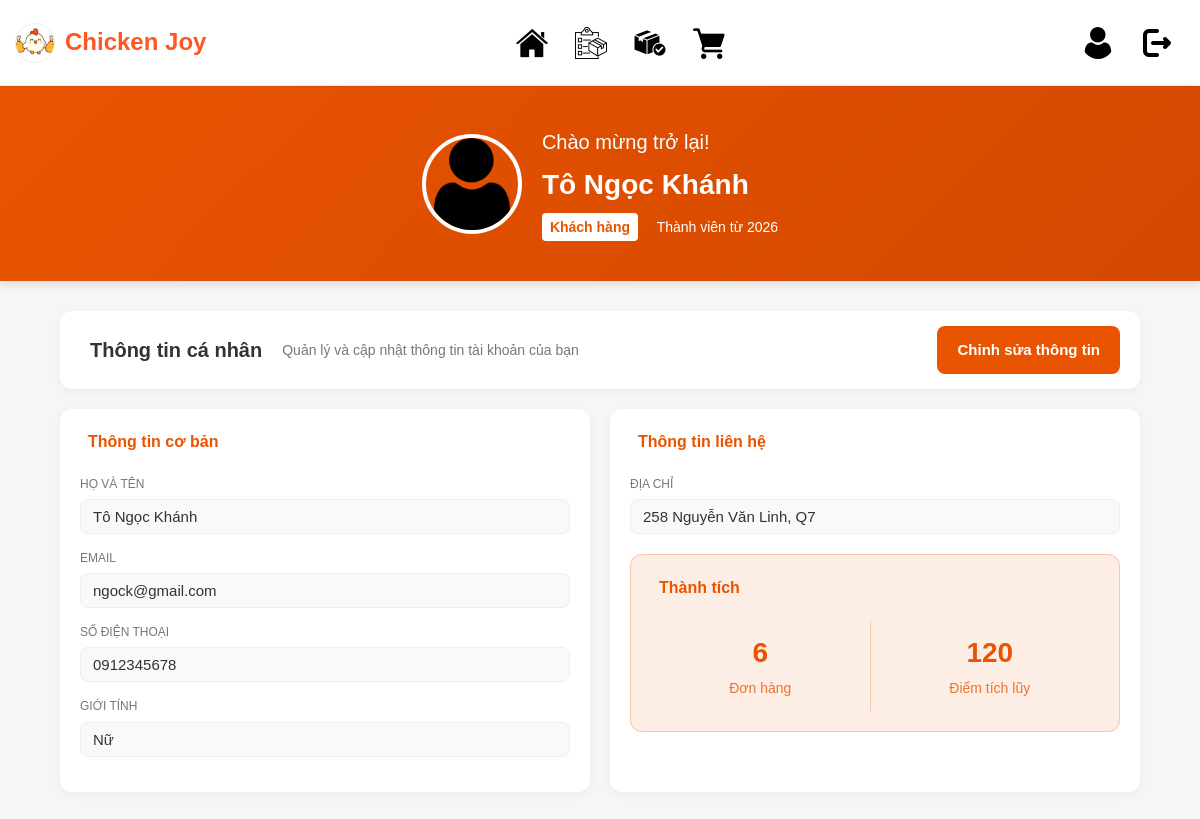
The app's page /pages/Thongtincanhan.php (signed in) with its own data.
### tables this page shows
CREATE TABLE `users` (
  `id` INT(11) NOT NULL AUTO_INCREMENT,
  `fullname` VARCHAR(255) NOT NULL,
  `email` VARCHAR(191) NOT NULL,
  `password` VARCHAR(255) NOT NULL,
  `phone` VARCHAR(15) NOT NULL,
  `gender` ENUM('nam', 'nu', 'khac') DEFAULT 'khac',
  `address` TEXT NOT NULL,
  `role` ENUM('user', 'admin') DEFAULT 'user',
  `points` INT(11) DEFAULT 0,
  `status` ENUM('active', 'locked') DEFAULT 'active',
  `reset_token` VARCHAR(255) DEFAULT NULL,
  `reset_expired` DATETIME DEFAULT NULL,
  `created_at` TIMESTAMP DEFAULT CURRENT_TIMESTAMP,
  `updated_at` TIMESTAMP NULL ON UPDATE CURRENT_TIMESTAMP,
  PRIMARY KEY (`id`),
  UNIQUE KEY `email` (`email`),
  UNIQUE KEY `phone` (`phone`)  
);

### pages/Thongtincanhan.php (the view, shortened to what this page needs)
<?php
include '../config/database.php';
$user_id = $_SESSION['user_id'];
$sql = "SELECT * FROM users WHERE id = '$user_id'";
$result = mysqli_query($conn, $sql);
$user = mysqli_fetch_assoc($result);
$order_count_res = mysqli_query($conn, "SELECT COUNT(*) as total FROM orders WHERE user_id = '$user_id'");
$order_count = mysqli_fetch_assoc($order_count_res)['total'];
$gender_text = "Khác";
if ($user['gender'] == 'nu') $gender_text = "Nữ";
$member_year = date("Y", strtotime($user['created_at']));
?>
<!DOCTYPE html>
<html lang="vi">
<head>
  <link rel="stylesheet" href="../css/Thongtincanhan.css">
</head>
<body>
  <?php include '../includes/header.php'; ?>
  <main class="account-container">
    <div class="welcome-banner">
      <div class="profile-summary">
        <img src="../images/Taikhoan.png" alt="Ảnh đại diện">
        <div class="text-content">
          <h1>Chào mừng trở lại!</h1>
          <h2><?php echo htmlspecialchars($user['fullname']); ?></h2>
          <p class="status">
            <span class="vip"><i class="fa-solid fa-star"></i> Khách hàng</span>
            <span class="member-date">Thành viên từ <?php echo $member_year; ?></span>
          </p>
        </div>
      </div>
    </div>
    <section class="account-content">
        <div class="info-section">
            <div class="info-header">
                <div class="title">
                    <h3>Thông tin cá nhân</h3>
                    <p>Quản lý và cập nhật thông tin tài khoản của bạn</p>
                </div>
                <div class="info-actions">
                    <a href="../pages/Chinhsuathongtincanhan.php" class="btn-edit">
                        <i class="fa-solid fa-pen-to-square"></i> Chỉnh sửa thông tin
                    </a>
                </div>
            </div>
            <div class="info-grid">
                <div class="col-basic">
                    <p class="section-title"><i class="fa-solid fa-circle-info"></i> Thông tin cơ bản</p>
                    <div class="field-group">
                        <label>HỌ VÀ TÊN</label>
                        <div class="input-display">
                            <input type="text" value="<?php echo htmlspecialchars($user['fullname']); ?>" readonly>
                        </div>
                    </div>
                    <div class="field-group">
                        <label>EMAIL</label>
                        <div class="input-display">
                            <input type="text" value="<?php echo htmlspecialchars($user['email']); ?>" readonly>
                        </div>
                    </div>
                    <div class="field-group">
                        <label>SỐ ĐIỆN THOẠI</label>
                        <div class="input-display">
                            <input type="text" value="<?php echo htmlspecialchars($user['phone'] ?? 'Chưa cập nhật'); ?>" readonly>
                        </div>
                    </div>
                    <div class="field-group">
                        <label>GIỚI TÍNH</label>
                        <div class="input-display">
                            <input type="text" value="<?php echo $gender_text; ?>" readonly>
                        </div>
                    </div>
                </div>
                <div class="col-contact">
                    <p class="section-title"><i class="fa-solid fa-location-pin"></i> Thông tin liên hệ</p>
                    <div class="field-group">
                        <label>ĐỊA CHỈ</label>
                        <div class="input-display">
                            <input type="text" value="<?php echo htmlspecialchars($user['address'] ?? 'Chưa cập nhật'); ?>" readonly>
                        </div>
                    </div>
                    <div class="achievement-box">
    <p class="section-title achievement-title"><i class="fa-solid fa-trophy"></i> Thành tích</p>
    <div class="stats">
        <div class="stat-item">
            <strong><?php echo $order_count; ?></strong>
            <span>Đơn hàng</span>
        </div>
        <div class="stat-item">
            <strong><?php echo number_format($user['points'] ?? 0, 0, ',', '.'); ?></strong>
            <span>Điểm tích lũy</span>
        </div>
    </div>
</div>
                    </div>
                </div>
            </div>
    </section>
  </main>
</body>
</html>

### css/Thongtincanhan.css (style rules this page uses)
* { margin: 0; padding: 0; box-sizing: border-box; font-family: Arial, Helvetica, sans-serif; }
:root { --primary-color: #ff5722; --light-orange: #fff3e0; --dark-orange: #e04e1f; --text-color: #333; --light-text-color: #555; }
body { background: #f8f6f4; color: #333; line-height: 1.6; font-family: Arial, sans-serif; }
.account-container { padding: 0 60px 40px; }
.welcome-banner { background: linear-gradient(135deg, #E95400, #D34800); color: #fff; padding: 40px 60px; margin: 0 -60px; margin-bottom: 30px; box-shadow: 0 4px 10px rgba(0,0,0,0.1); display: flex; justify-content: center; }
.profile-summary { display: flex; align-items: center; max-width: 1000px; }
.profile-summary img { width: 100px; height: 100px; border-radius: 50%; object-fit: cover; border: 4px solid #fff; margin-right: 20px; }
.text-content h1 { font-size: 20px; font-weight: 400; margin-bottom: 5px; }
.text-content h2 { font-size: 28px; font-weight: 700; margin-bottom: 5px; }
.status { font-size: 14px; }
.vip { display: inline-block; background: #fff; color: #E95400; padding: 3px 8px; border-radius: 4px; font-weight: 600; margin-right: 15px; }
.account-content { display: flex; gap: 0; }
.info-section { flex: 1; width: 100%; }
.info-header { display: flex; justify-content: space-between; align-items: center; background: #fff; padding: 15px 20px; border-radius: 12px; margin-bottom: 20px; box-shadow: 0 2px 10px rgba(0,0,0,0.05); }
.info-header .title { display: flex; align-items: center; gap: 10px; }
.info-header h3 { font-size: 20px; font-weight: 600; }
.info-header p { color: #777; font-size: 14px; margin-left: 10px; }
.info-actions .btn-edit, .info-actions .btn-cancel, .info-actions .btn-save { text-decoration: none; display: inline-block; text-align: center; border: none; padding: 12px 20px; border-radius: 8px; cursor: pointer; font-weight: 600; font-size: 15px; margin-left: 10px; transition: transform 0.3s ease, opacity 0.3s ease; }
.btn-edit, .btn-save { background: #E95400; color: #fff; }
.info-grid { display: flex; gap: 20px; }
.col-basic, .col-contact { flex: 1; background: #fff; padding: 20px; border-radius: 12px; box-shadow: 0 2px 10px rgba(0,0,0,0.05); }
.section-title { font-size: 16px; font-weight: 600; color: #E95400; margin-bottom: 20px; display: flex; align-items: center; gap: 8px; }
.field-group { margin-bottom: 15px; }
.field-group label { display: block; font-size: 12px; color: #777; margin-bottom: 5px; font-weight: 500; }
.input-display { display: flex; align-items: center; background: #f9f9f9; border: 1px solid #eee; border-radius: 8px; padding: 8px 12px; position: relative; }
.input-display input { flex: 1; border: none; background: transparent; padding: 0; outline: none; font-size: 15px; color: #333; }
.achievement-box { margin-top: 20px; padding: 20px; background: #fceee4; border-radius: 12px; border: 1px solid #E9540040; }
.achievement-title { color: #E95400; }
.stats { display: flex; justify-content: space-around; text-align: center; gap: 10px; }
.stat-item { flex: 1; padding: 10px; border-right: 1px solid #E9540040; }
.stat-item:last-child { border-right: none; }
.stat-item strong { display: block; font-size: 28px; font-weight: 700; color: #E95400; }
.stat-item span { font-size: 14px; color: #E95400; opacity: 0.8; }

### records on screen
users: fullname "Tô Ngọc Khánh", created_at "2026", email "ngock@gmail.com", phone "0912345678", gender "Nữ", address "258 Nguyễn Văn Linh, Q7", points "120"

### other values on screen
$order_count "6"
